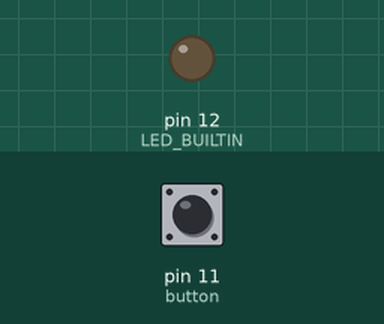
Recording of a sketch running on a simulated Arduino Uno, built with avr-gcc and run on an emulated ATmega328P. Shown: output pins drawn as LEDs (lit = HIGH). The inputs (shaded band) are chosen by the test bench; at power-on: pin 11 (button) LOW.

Above: at 1.2 s.
1.3 s: pin 11 (button) pulled HIGH for 0.15 s
At 2.3 s:
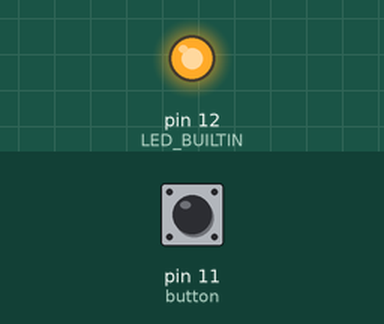
Timing chart, 0 to 4.3 s (numbered marks = the images above; inputs shaded):
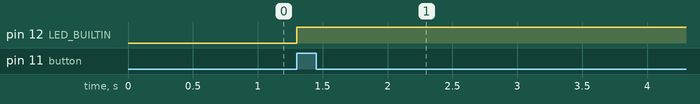

Measured:
- after the input at 1.3 s, pin 12 (LED_BUILTIN): LOW → HIGH at once

The sketch:

lab1-p1-program5.ino
```cpp
//-------------------------
//Module name:
//  lab1-part1-program5
//
//Description:
//  Control the LED Brick by the Button Brick
//
//Author:
//   Tutian Tang, Ziliang Guo, Shihao Piao
//Rev.0 14 July 2019
//-------------------------
// the setup function runs once when you press reset or power the board
int LED_BUILTIN=12;
int button=11;
void setup() {
  // initialize digital pin LED_BUILTIN as an output.
  pinMode(LED_BUILTIN, OUTPUT);
  pinMode(button,INPUT);
}

// the loop function runs over and over again forever
void loop() {
  int state=digitalRead(button);
  if(state==HIGH){
    digitalWrite(LED_BUILTIN,HIGH);}

}
```
